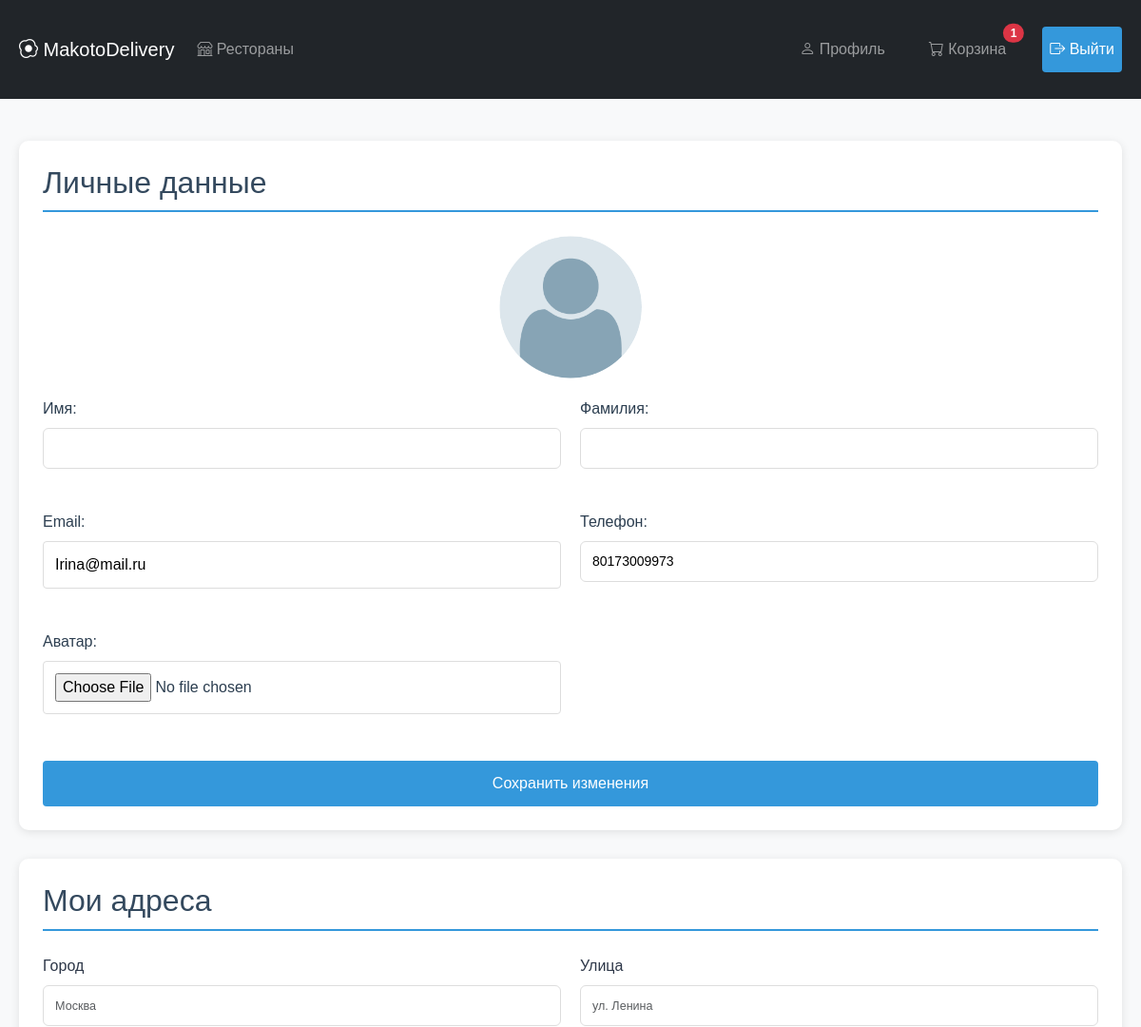
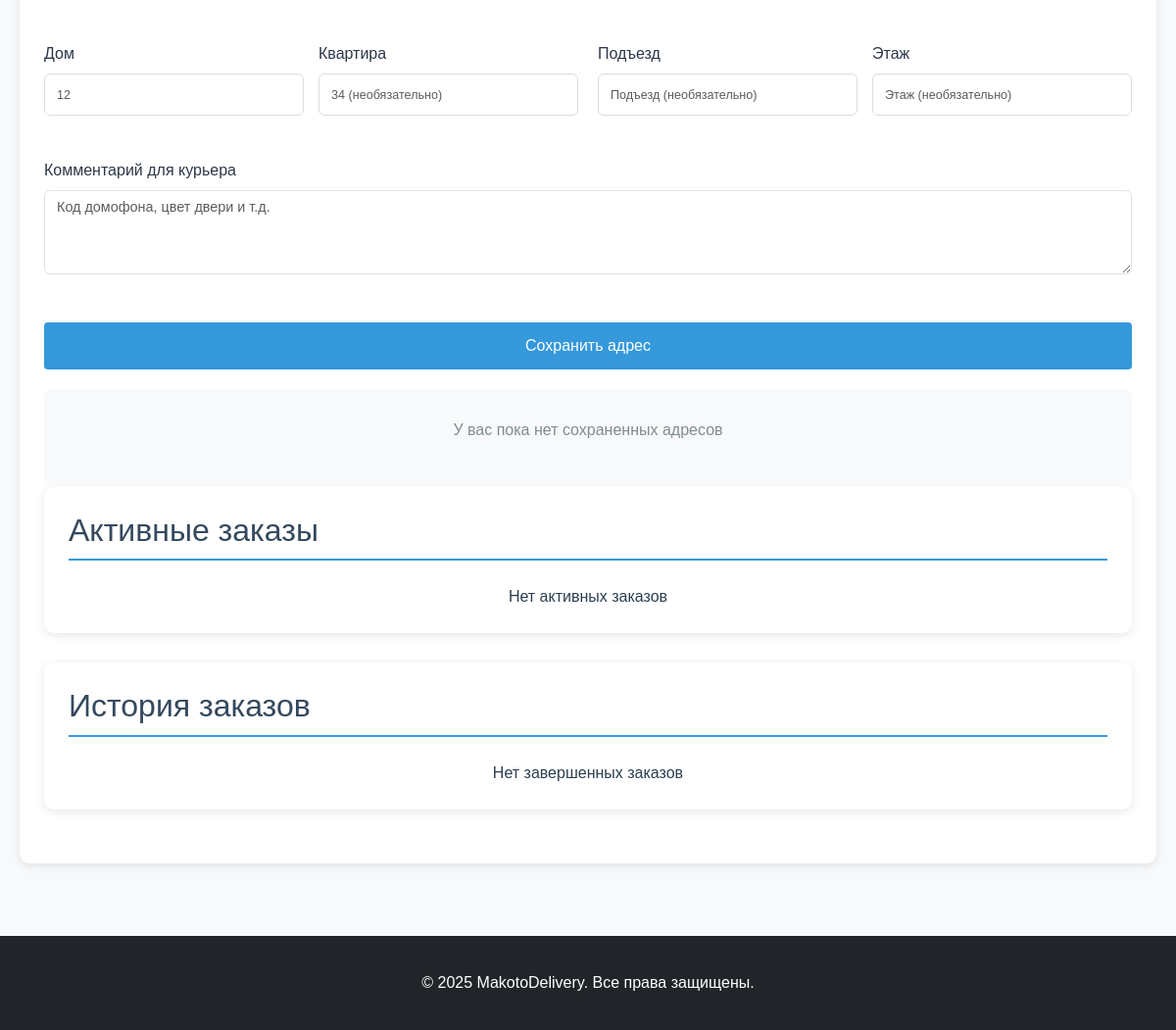
The app's page /profile/ (signed in), older data (2 pictures, top to bottom).
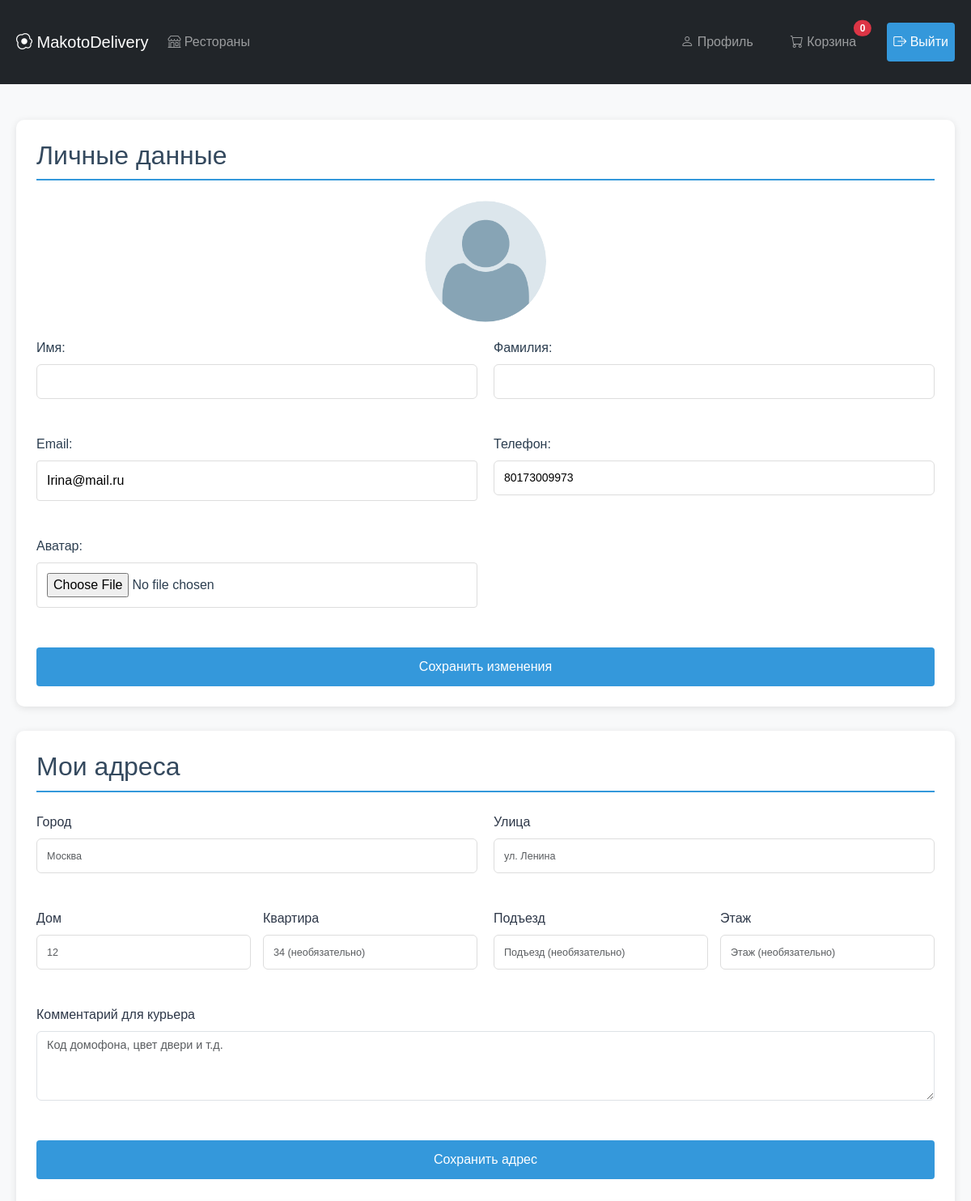
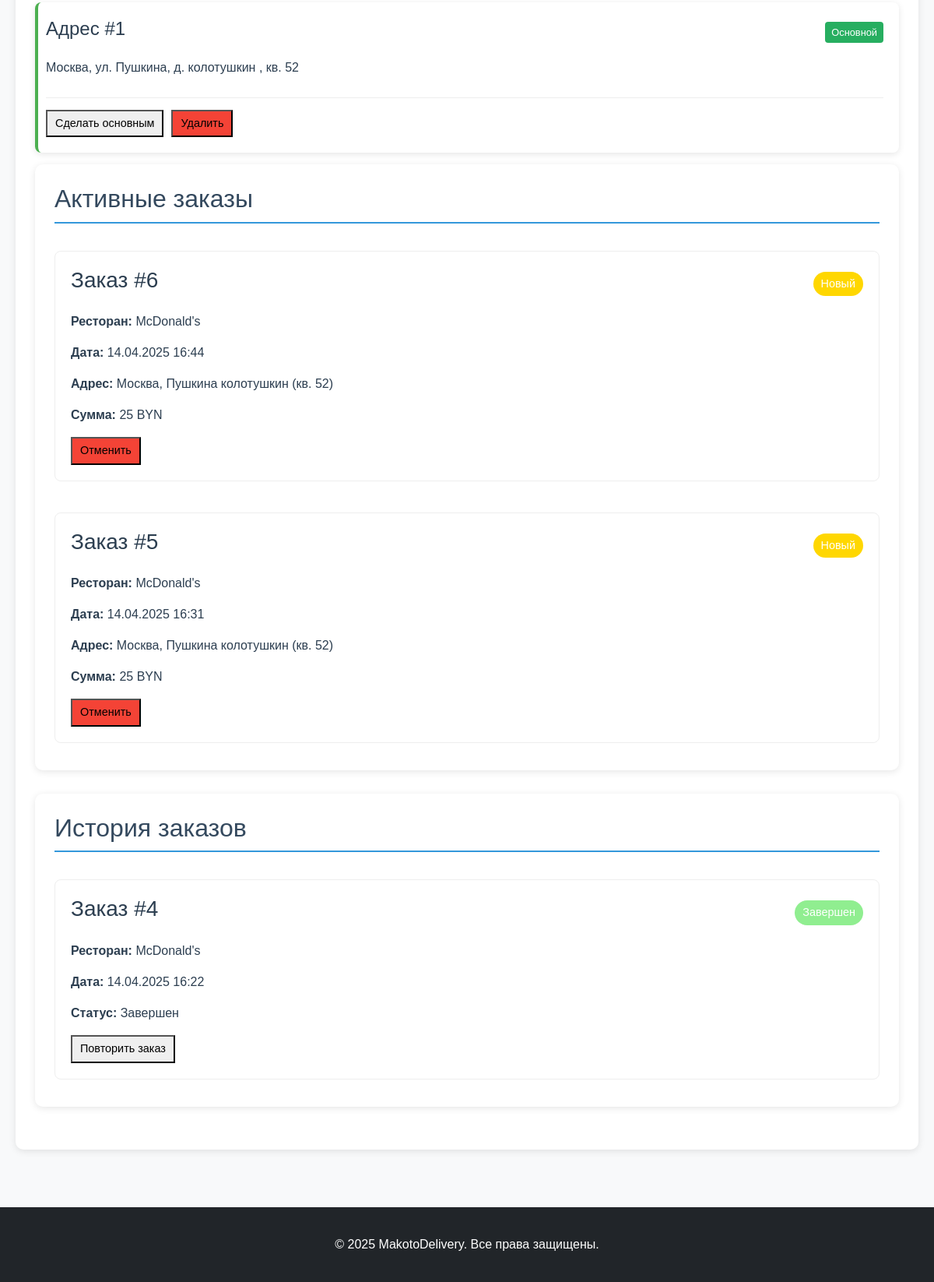
The same page, newer data (2 pictures, top to bottom).
### restaurants/models.py (models this page shows, shortened)
class CustomUser(AbstractUser):
    phone = models.CharField(
        max_length=20,
        blank=True,
        null=True,
        verbose_name="Телефон"
    )
    avatar = models.ImageField(
        upload_to='avatars/',
        blank=True,
        null=True,
        verbose_name="Аватар"
    )
    class Meta:
        verbose_name = 'Пользователь'
        verbose_name_plural = 'Пользователи'
        ordering = ['-date_joined']

class Cart(models.Model):
    user = models.OneToOneField(
        CustomUser,
        on_delete=models.CASCADE,
        related_name='cart',
        verbose_name="Пользователь"
    )
    created_at = models.DateTimeField(
        auto_now_add=True,
        verbose_name="Дата создания"
    )
    updated_at = models.DateTimeField(
        auto_now=True,
        verbose_name="Дата обновления"
    )
    class Meta:
        verbose_name = 'Корзина'
        verbose_name_plural = 'Корзины'

class UserAddress(models.Model):
    user = models.ForeignKey(
        CustomUser,
        on_delete=models.CASCADE,
        related_name='addresses',
        verbose_name="Пользователь"
    )
    city = models.CharField(
        max_length=100,
        verbose_name="Город"
    )
    street = models.CharField(
        max_length=100,
        verbose_name="Улица"
    )
    house = models.CharField(
        max_length=10,
        verbose_name="Дом"
    )
    apartment = models.CharField(
        max_length=10,
        blank=True,
        verbose_name="Квартира"
    )
    entrance = models.CharField(
        max_length=5,
        blank=True,
        verbose_name="Подъезд"
    )
    floor = models.CharField(
        max_length=5,
        blank=True,
        verbose_name="Этаж"
    )
    comment = models.TextField(
        blank=True,
        verbose_name="Комментарий"
    )
    is_primary = models.BooleanField(
        default=False,
        verbose_name="Основной адрес"
    )
    created_at = models.DateTimeField(
        auto_now_add=True,
        verbose_name="Дата создания"
    )
    class Meta:
        verbose_name = 'Адрес доставки'
        verbose_name_plural = 'Адреса доставки'
        ordering = ['-is_primary', '-created_at']
    def __str__(self):
        return f"{self.city}, {self.street} {self.house} (кв. {self.apartment})"

class Order(models.Model):
    STATUS_CHOICES = [
        ('new', 'Новый'),
        ('confirmed', 'Подтвержден'),
        ('preparing', 'Готовится'),
        ('ready', 'Готов к выдаче'),
        ('delivering', 'В пути'),
        ('completed', 'Завершен'),
        ('canceled', 'Отменен'),
    ]
    PAYMENT_CHOICES = [
        ('cash', 'Наличные'),
        ('card', 'Карта онлайн'),
        ('terminal', 'Карта курьеру'),
    ]
    user = models.ForeignKey(
        CustomUser,
        on_delete=models.PROTECT,
        related_name='orders',
        verbose_name="Пользователь"
    )
    restaurant = models.ForeignKey(
        Restaurant,
        on_delete=models.PROTECT,
        related_name='orders',
        verbose_name="Ресторан"
    )
    delivery_address = models.ForeignKey(
        UserAddress,
        on_delete=models.PROTECT,
        related_name='orders',
        verbose_name="Адрес доставки"
    )
    created_at = models.DateTimeField(
        auto_now_add=True,
        verbose_name="Дата создания"
    )
    status = models.CharField(
        max_length=20,
        choices=STATUS_CHOICES,
        default='new',
        verbose_name="Статус"
    )
    payment_method = models.CharField(
        max_length=20,
        choices=PAYMENT_CHOICES,
        default='cash',
        verbose_name="Способ оплаты"
    )
    total = models.DecimalField(
        max_digits=10,
        decimal_places=2,
        verbose_name="Итоговая сумма"
    )
    delivery_fee = models.DecimalField(
        max_digits=6,
        decimal_places=2,
        default=0,
        verbose_name="Стоимость доставки"
    )
    comments = models.TextField(
        blank=True,
        verbose_name="Комментарии"
    )
    estimated_delivery = models.DateTimeField(
        null=True,
        blank=True,
        verbose_name="Примерное время доставки"
    )
    actual_delivery = models.DateTimeField(
        null=True,
        blank=True,
        verbose_name="Фактическое время доставки"
    )
    class Meta:
        verbose_name = 'Заказ'
        verbose_name_plural = 'Заказы'
        ordering = ['-created_at']
        indexes = [
            models.Index(fields=['status']),
            models.Index(fields=['created_at']),
        ]
    @property
    def full_address(self):
        return str(self.delivery_address)

class Restaurant(models.Model):
    name = models.CharField(
        max_length=100,
        verbose_name="Название ресторана"
    )
    description = models.TextField(
        verbose_name="Описание ресторана"
    )
    address = models.CharField(
        max_length=200,
        verbose_name="Адрес ресторана"
    )
    phone = models.CharField(
        max_length=20,
        verbose_name="Телефон ресторана"
    )
    delivery_radius = models.PositiveIntegerField(
        default=5,
        verbose_name="Радиус доставки (км)"
    )
    is_active = models.BooleanField(
        default=True,
        verbose_name="Активен"
    )
    cuisine_type = models.CharField(
        max_length=100,
        blank=True,
        verbose_name="Тип кухни"
    )
    rating = models.FloatField(
        null=True,
        blank=True,
        verbose_name="Рейтинг"
    )
    reviews_count = models.PositiveIntegerField(
        default=0,
        verbose_name="Количество отзывов"
    )
    delivery_time = models.PositiveIntegerField(
        null=True,
        blank=True,
        verbose_name="Время доставки (мин)"
        )
    min_order = models.DecimalField(
        max_digits=6,
        decimal_places=2,
        default=15,
        verbose_name="Минимальный заказ"
        )
    logo = models.ImageField(
        upload_to='restaurants/logos/',
        blank=True,
        null=True,
        verbose_name="Логотип"
    )
    delivery_fee = models.DecimalField(
        max_digits=6,
        decimal_places=2,
        default=200,
        verbose_name="Стоимость доставки"
    )
    class Meta:
        verbose_name = "Ресторан"
        verbose_name_plural = "Рестораны"
        ordering = ['name']

### restaurants/views.py (the view, shortened to what this page needs)
# urls.py: path('profile/', profile, name='profile'),
@login_required
def profile(request):
    addresses = request.user.addresses.all().order_by('-is_primary', '-created_at')
    profile_form = ProfileForm(instance=request.user)
    address_form = AddressForm()
    active_statuses = ['new', 'confirmed', 'preparing', 'ready', 'delivering']
    active_orders = request.user.orders.filter(status__in=active_statuses)
    past_orders = request.user.orders.exclude(status__in=active_statuses)
    context = {
        'profile_form': profile_form,
        'address_form': address_form,
        'addresses': addresses,
        'active_orders': active_orders,
        'past_orders': past_orders
    }
    return render(request, 'restaurants/profile.html', context)

### restaurants/templates/restaurants/profile.html (shortened to what this page needs)
{% extends 'restaurants/base.html' %}
{% block content %}
{% load static %}
<div class="profile-section">
    <h2 class="section-title">Личные данные</h2>
    <div class="avatar-container">
        <img src="{% if user.avatar %}{{ user.avatar.url }}{% else %}{% static 'restaurants/img/default-avatar.png' %}{% endif %}" alt="Аватар">
    </div>
    <form method="post" enctype="multipart/form-data">
        <div class="form-grid">
            <div class="form-group">
                <label>Имя:</label>
                {{ profile_form.first_name }}
            </div>
            <div class="form-group">
                <label>Фамилия:</label>
                {{ profile_form.last_name }}
            </div>
            <div class="form-group">
                <label>Email:</label>
                {{ profile_form.email }}
            </div>
            <div class="form-group">
                <label>Телефон:</label>
                {{ profile_form.phone }}
            </div>
            <div class="form-group">
                <label>Аватар:</label>
                {{ profile_form.avatar }}
            </div>
        </div>
        <button type="submit" name="profile_submit" class="btn">Сохранить изменения</button>
    </form>
</div>
<div class="profile-section">
    <h2 class="section-title">Мои адреса</h2>
    <form method="post" class="address-form">
        <div class="form-grid">
            <div class="form-group">
                <label class="form-label">Город</label>
                {{ address_form.city }}
            </div>
            <div class="form-group">
                <label class="form-label">Улица</label>
                {{ address_form.street }}
            </div>
            <div class="form-group double-field">
                <div class="form-col">
                    <label class="form-label">Дом</label>
                    {{ address_form.house }}
                </div>
                <div class="form-col">
                    <label class="form-label">Квартира</label>
                    {{ address_form.apartment }}
                </div>
            </div>
            <div class="form-group double-field">
                <div class="form-col">
                    <label class="form-label">Подъезд</label>
                    {{ address_form.entrance }}
                </div>
                <div class="form-col">
                    <label class="form-label">Этаж</label>
                    {{ address_form.floor }}
                </div>
            </div>
            <div class="form-group full-width">
                <label class="form-label">Комментарий для курьера</label>
                {{ address_form.comment }}
            </div>
        </div>
        <button type="submit" name="address_submit" class="btn btn-primary">Сохранить адрес</button>
    </form>
    <div class="address-list">
    {% for address in addresses %}
    <div class="address-card {% if address.is_primary %}primary-address{% endif %}">
        <div class="address-header">
            <h4>Адрес #{{ forloop.counter }}</h4>
            {% if address.is_primary %}
            <span class="primary-badge">Основной</span>
            {% endif %}
        </div>
        <div class="address-content">
            <p class="address-line">
                {{ address.city }}, ул. {{ address.street }}, д. {{ address.house }}
                {% if address.apartment %}, кв. {{ address.apartment }}{% endif %}
            </p>
        </div>
        <div class="address-actions">
            <form method="post" action="{% url 'set_primary_address' address.id %}">
        <button type="submit" class="btn-small">Сделать основным</button>
    </form>
    <form method="post" action="{% url 'delete_address' address.id %}">
        <button type="submit" class="btn-small danger">Удалить</button>
    </form>
</div>
    </div>
    {% empty %}
    <div class="empty-state">
        <p>У вас пока нет сохраненных адресов</p>
    </div>
    {% endfor %}
</div>
<div class="profile-section">
    <h2 class="section-title">Активные заказы</h2>
    <div class="order-history">
        {% for order in active_orders %}
        <div class="order-card {% if order.status == 'new' %}highlight{% endif %}">
            <div class="order-header">
                <h3>Заказ #{{ order.id }}</h3>
                <span class="order-status {{ order.status }}">{{ order.get_status_display }}</span>
            </div>
            <div class="order-details">
                <p><strong>Ресторан:</strong> {{ order.restaurant.name }}</p>
                <p><strong>Дата:</strong> {{ order.created_at|date:"d.m.Y H:i" }}</p>
                <p><strong>Адрес:</strong> {{ order.full_address }}</p>
                <p><strong>Сумма:</strong> {{ order.total|add:order.delivery_fee }} BYN</p>
                {% if order.status in 'new,confirmed,preparing' %}
                <form method="post" action="{% url 'cancel_order' order.id %}">
                    <button type="submit" class="btn-small danger">Отменить</button>
                </form>
                {% endif %}
            </div>
        </div>
        {% empty %}
        <p class="empty-message">Нет активных заказов</p>
        {% endfor %}
    </div>
</div>
<div class="profile-section">
    <h2 class="section-title">История заказов</h2>
    <div class="order-history">
        {% for order in past_orders %}
        <div class="order-card">
            <div class="order-header">
                <h3>Заказ #{{ order.id }}</h3>
                <span class="order-status {{ order.status }}">{{ order.get_status_display }}</span>
            </div>
            <div class="order-details">
                <p><strong>Ресторан:</strong> {{ order.restaurant.name }}</p>
                <p><strong>Дата:</strong> {{ order.created_at|date:"d.m.Y H:i" }}</p>
                <p><strong>Статус:</strong> {{ order.get_status_display }}</p>
                <form method="post" action="{% url 'repeat_order' order.id %}">
                    <button type="submit" class="btn-small">Повторить заказ</button>
                </form>
            </div>
        </div>
        {% empty %}
        <p class="empty-message">Нет завершенных заказов</p>
        {% endfor %}
    </div>
</div>
{% endblock %}

### restaurants/templates/restaurants/base.html (shortened to what this page needs)
{% load static %}
<!DOCTYPE html>
<html lang="ru">
<head>
    <link href="https://cdn.jsdelivr.net/npm/bootstrap@5.3.2/dist/css/bootstrap.min.css" rel="stylesheet">
    <link rel="stylesheet" href="https://cdn.jsdelivr.net/npm/bootstrap-icons@1.11.1/font/bootstrap-icons.css">
    <link rel="stylesheet" href="{% static 'restaurants/css/styles.css' %}">
</head>
<body class="d-flex flex-column min-vh-100">
    <nav class="navbar navbar-expand-lg navbar-dark bg-dark sticky-top">
        <div class="container">
            <a class="navbar-brand" href="{% url 'home' %}">
                <i class="bi bi-egg-fried"></i> MakotoDelivery
            </a>
            <div class="collapse navbar-collapse" id="navbarContent">
                <ul class="navbar-nav me-auto mb-2 mb-lg-0">
                    <li class="nav-item">
                        <a class="nav-link" href="{% url 'restaurant_list' %}">
                            <i class="bi bi-shop"></i> Рестораны
                        </a>
                    </li>
                </ul>
                <ul class="navbar-nav">
                    {% if user.is_authenticated %}
                    <li class="nav-item">
                        <a class="nav-link" href="{% url 'profile' %}">
                            <i class="bi bi-person"></i> Профиль
                        </a>
                    </li>
                    <li class="nav-item">
                        <a class="nav-link position-relative" href="{% url 'cart' %}">
                            <i class="bi bi-cart"></i> Корзина
                            <span id="cart-counter" class="position-absolute top-0 start-100 translate-middle badge rounded-pill bg-danger">
                                {{ request.user.cart.items.count }}
                            </span>
                        </a>
                    </li>
                    <li class="nav-item">
                        <form method="post" action="{% url 'logout' %}">
                            <button type="submit" class="nav-link btn btn-link">
                                <i class="bi bi-box-arrow-right"></i> Выйти
                            </button>
                        </form>
                    </li>
                    {% endif %}
                </ul>
            </div>
        </div>
    </nav>
    <main class="container my-4 flex-grow-1">
        {% block content %}{% endblock %}
    </main>
    <footer class="bg-dark text-white py-3 mt-auto">
        <div class="container text-center">
            <p class="mb-0">&copy; {% now "Y" %} MakotoDelivery. Все права защищены.</p>
        </div>
    </footer>
</body>
</html>

Row changes from the older to the newer data that the page shows:
changed CustomUser "Irina@mail.ru": user.cart.items.count "1" → "0"
added UserAddress: is_primary "Основной", city "Москва", street "Пушкина", house "колотушкин", apartment "52"
added Order: id "6", status "Новый", restaurant.name "McDonald's", created_at "14.04.2025 16:44", full_address "Москва, Пушкина колотушкин (кв. 52)", total|add "25", shows "Отменить", shown under "Активные заказы"
added Order: id "5", status "Новый", restaurant.name "McDonald's", created_at "14.04.2025 16:31", full_address "Москва, Пушкина колотушкин (кв. 52)", total|add "25", shows "Отменить", shown under "Активные заказы"
added Order: id "4", status "Завершен", restaurant.name "McDonald's", created_at "14.04.2025 16:22", shown under "История заказов"
Text that changed along with them:
text no longer shown: "У вас пока нет сохраненных адресов Нет активных заказов Нет завершенных заказов"
